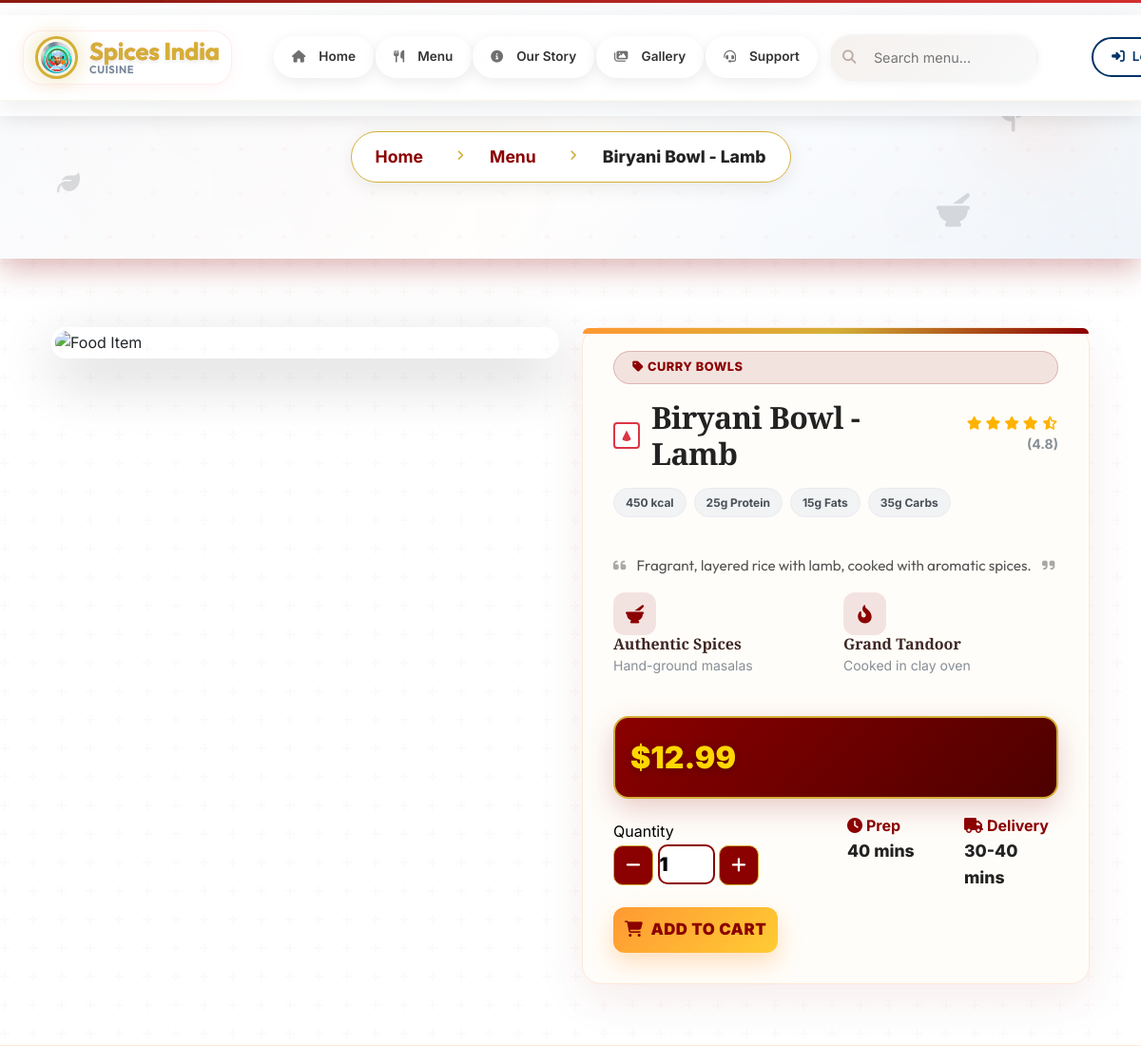
The app's page /menu/item/biryani-bowl-lamb/ (upper part), older data.
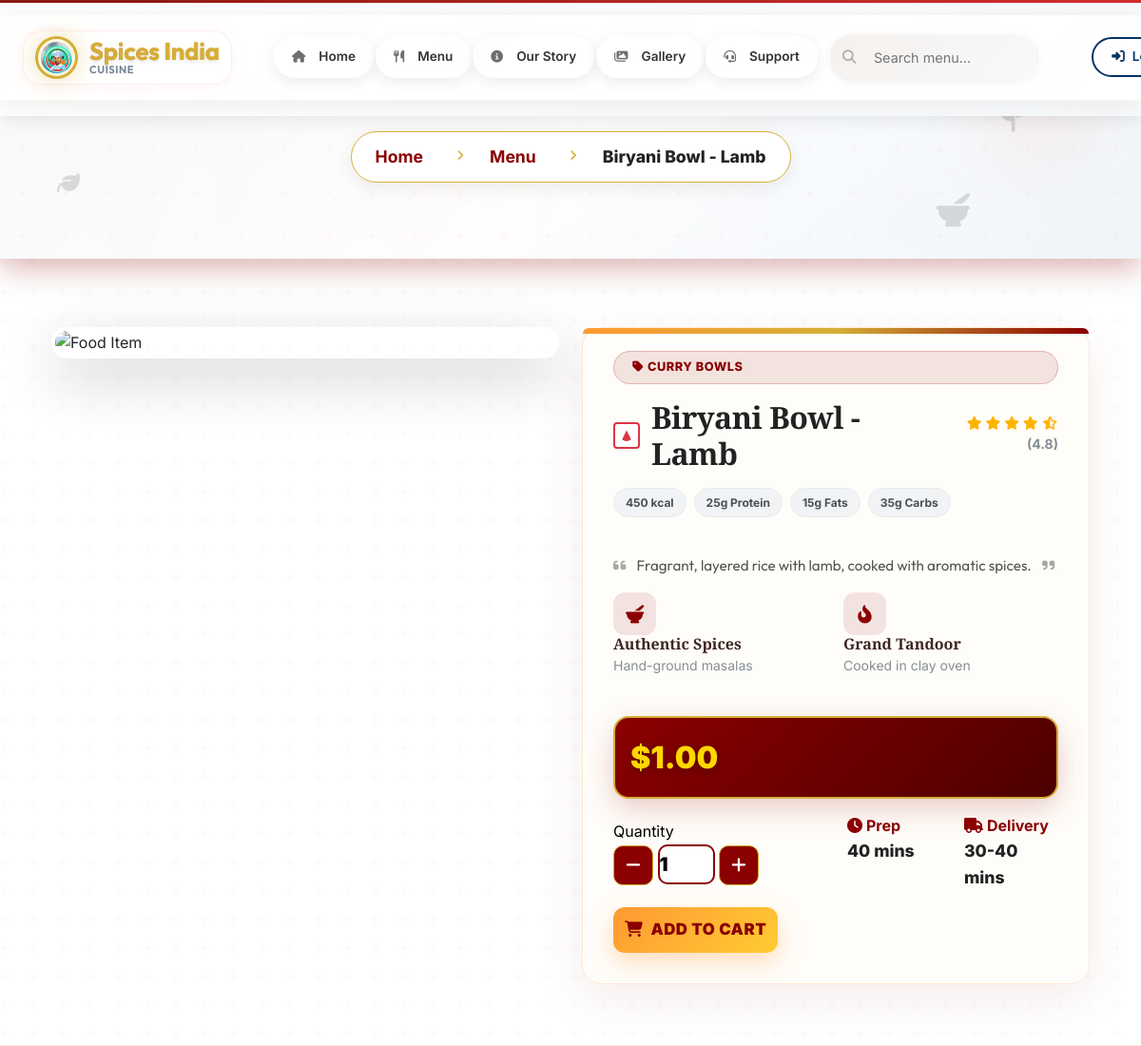
The same page, newer data.
### cafe/models.py (models this page shows, shortened)
class MenuItem(models.Model):
    name = models.CharField(max_length=100)
    slug = models.SlugField(max_length=100, unique=True)
    price = models.DecimalField(max_digits=6, decimal_places=2)
    category = models.ForeignKey(Category, on_delete=models.CASCADE, related_name='items')
    image = models.ImageField(upload_to='menu/', blank=True, null=True)
    image_url = models.URLField(blank=True, null=True, help_text="External image URL for menu item")
    description = models.TextField()
    ingredients = models.TextField(blank=True)
    available = models.BooleanField(default=True)
    discount = models.DecimalField(max_digits=5, decimal_places=2, default=0)
    is_featured = models.BooleanField(default=False)
    ITEM_TYPES = (
        ('veg', 'Veg'),
        ('non-veg', 'Non-Veg'),
    )
    item_type = models.CharField(max_length=10, choices=ITEM_TYPES, default='veg')
    preparation_time = models.PositiveIntegerField(default=15, help_text="Time in minutes")
    created_at = models.DateTimeField(auto_now_add=True)
    updated_at = models.DateTimeField(auto_now=True)
    class Meta:
        ordering = ['category', 'name']
    @property
    def discounted_price(self):
        if self.discount > 0:
            return self.price - (self.price * self.discount / 100)
        return self.price
    @property
    def has_discount(self):
        return self.discount > 0
    @property
    def get_image_url(self):
        if self.image:
            return self.image.url
        elif self.image_url:
            return self.image_url
        else:
            return 'https://images.unsplash.com/photo-1546069901-ba9599a7e63c?w=400&h=300&fit=crop'
    @property
    def is_vegetarian(self):
        if self.item_type == 'non-veg':
            return False
        non_veg_keywords = ['non-veg', 'non veg', 'meat', 'chicken', 'fish', 'egg']
        cat_name = self.category.name.lower()
        if any(keyword in cat_name for keyword in non_veg_keywords):
            return False
        return True
    @property
    def is_spicy(self):
        spicy_keywords = ['spicy', 'hot', 'chili', 'pepper', 'masala']
        return any(keyword in self.name.lower() or keyword in self.ingredients.lower()
                  for keyword in spicy_keywords)

class Category(models.Model):
    name = models.CharField(max_length=50, unique=True)
    slug = models.SlugField(max_length=50, unique=True)
    description = models.TextField(blank=True)
    image = models.ImageField(upload_to='categories/', blank=True)
    icon = models.CharField(max_length=50, default='fa-utensils', help_text="FontAwesome icon class (e.g., fa-pizza-slice, fa-coffee)")
    created_at = models.DateTimeField(auto_now_add=True)
    class Meta:
        verbose_name_plural = "Categories"
        ordering = ['name']

### cafe/views.py (the view)
# urls.py: path('menu/item/<slug:slug>/', views.MenuItemDetailView.as_view(), name='menu_item_detail'),
class MenuItemDetailView(DetailView):
    model = MenuItem
    template_name = 'cafe/menu_item_detail.html'
    context_object_name = 'item'
    def get_context_data(self, **kwargs):
        context = super().get_context_data(**kwargs)
        context['reviews'] = self.object.reviews.all()[:5]
        context['avg_rating'] = self.object.reviews.aggregate(Avg('rating'))['rating__avg']
        context['related_items'] = MenuItem.objects.filter(
            category=self.object.category,
            available=True
        ).exclude(id=self.object.id)[:4]
        if 'recently_viewed' not in self.request.session:
            self.request.session['recently_viewed'] = []
        recently_viewed = self.request.session['recently_viewed']
        item_id = str(self.object.id)
        if item_id in recently_viewed:
            recently_viewed.remove(item_id)
        recently_viewed.insert(0, item_id)
        recently_viewed = recently_viewed[:10]
        self.request.session['recently_viewed'] = recently_viewed
        self.request.session.modified = True
        recently_viewed_ids = [int(id) for id in recently_viewed if id != item_id]
        if recently_viewed_ids:
            context['recently_viewed_items'] = MenuItem.objects.filter(
                id__in=recently_viewed_ids[:4],
                available=True
            )
        else:
            context['recently_viewed_items'] = MenuItem.objects.none()
        return context

### cafe/context_processors.py (called while the page is built)
def cart_count(request):
    try:
        if request.user.is_authenticated:
            count = Cart.objects.filter(user=request.user).aggregate(
                total=Sum('quantity')
            )['total'] or 0
            return {'cart_count': count}
    except Exception:
        pass
    return {'cart_count': 0}

def notifications_context(request):
    try:
        if request.user.is_authenticated:
            unread_count = Notification.objects.filter(
                user=request.user,
                is_read=False
            ).count()
            return {'unread_notifications_count': unread_count}
    except Exception:
        pass
    return {'unread_notifications_count': 0}

### cafe/models.py (called while the page is built)
    @property
    def is_currently_active(self):
        from django.utils import timezone
        now = timezone.now()
        if not self.is_active:
            return False
        if self.start_date and now < self.start_date:
            return False
        if self.end_date and now > self.end_date:
            return False
        return True

### templates/cafe/menu_item_detail.html (shortened to what the changed rows need)
{% extends 'cafe/base.html' %}
{% load static %}
{% block content %}
<section class="item-hero">
    <div class="container text-center" style="position: relative; z-index: 2;">
        <nav aria-label="breadcrumb">
            <ol class="breadcrumb">
                <li class="breadcrumb-item"><a href="{% url 'home' %}">Home</a></li>
                <li class="breadcrumb-item"><a href="{% url 'menu' %}">Menu</a></li>
                <li class="breadcrumb-item active">{{ item.name }}</li>
            </ol>
        </nav>
    </div>
</section>
<section class="item-section">
    <div class="container">
        <div class="row">
            <div class="col-lg-6">
                <div class="details-card">
                    <span class="category-badge">
                        <i class="fas fa-tag me-1"></i>{{ item.category.name }}
                    </span>
                    <div class="d-flex align-items-center justify-content-between mb-3">
                        <div class="d-flex align-items-center">
                            <div class="dietary-indicator {% if item.is_vegetarian %}veg{% else %}non-veg{% endif %}"
                                title="{% if item.is_vegetarian %}Vegetarian{% else %}Non-Vegetarian{% endif %}">
                                <div class="dietary-dot"></div>
                            </div>
                            <h1 class="item-title mb-0">{{ item.name }}</h1>
                        </div>
                        <div class="text-end">
                        </div>
                    </div>
                    <div class="d-flex gap-2 mb-4">
                        <span class="nutrition-token">450 kcal</span>
                        <span class="nutrition-token">25g Protein</span>
                        <span class="nutrition-token">15g Fats</span>
                        <span class="nutrition-token">35g Carbs</span>
                    </div>
                    <p class="item-description">
                        <i class="fas fa-quote-left me-2 opacity-50"></i>
                        {{ item.description }}
                        <i class="fas fa-quote-right ms-2 opacity-50"></i>
                    </p>
                    <div class="row g-3 mb-4">
                        <div class="col-md-6">
                        </div>
                        <div class="col-md-6">
                        </div>
                    </div>
                    <div class="price-box">
                        {% if item.has_discount %}
                        <div class="price-original">${{ item.price }}</div>
                        <div class="price-current">${{ item.discounted_price }}</div>
                        <span class="discount-tag">
                            <i class="fas fa-fire me-1"></i>{{ item.discount }}% OFF
                        </span>
                        {% else %}
                        <div class="price-current">${{ item.price }}</div>
                        {% endif %}
                    </div>
                    {% if item.available %}
                    <div class="row align-items-center mb-3">
                        <div class="col-md-6">
                            <div class="quantity-section">
                                <div class="quantity-label">Quantity</div>
                                <div class="quantity-controls">
                                    <button class="qty-btn" id="decreaseBtn">
                                        <i class="fas fa-minus"></i>
                                    </button>
                                    <input type="number" class="qty-input" id="quantityInput" value="1" min="1" max="10"
                                        readonly>
                                    <button class="qty-btn" id="increaseBtn">
                                        <i class="fas fa-plus"></i>
                                    </button>
                                </div>
                            </div>
                        </div>
                        <div class="col-md-6">
                            <div class="row">
                                <div class="col-6">
                                    <div class="info-card">
                                        <div class="info-card-title">
                                            <i class="fas fa-clock me-1"></i>Prep
                                        </div>
                                        <p class="info-card-text">{{ item.preparation_time }} mins</p>
                                    </div>
                                </div>
                                <div class="col-6">
                                    <div class="info-card">
                                        <div class="info-card-title">
                                            <i class="fas fa-truck me-1"></i>Delivery
                                        </div>
                                        <p class="info-card-text">30-40 mins</p>
                                    </div>
                                </div>
                            </div>
                        </div>
                    </div>
                    <div class="row">
                        <div class="col-md-6 mb-2">
                            <button class="btn btn-add-cart" onclick="addToCart('{{ item.id }}')">
                                <i class="fas fa-shopping-cart me-2"></i>Add to Cart
                            </button>
                        </div>
                    </div>
                    {% else %}
                    <div class="alert alert-warning">
                        <i class="fas fa-exclamation-triangle me-2"></i>Currently Unavailable
                    </div>
                    {% endif %}
                </div>
            </div>
        </div>
    </div>
</section>
{% endblock %}

Row changes from the older to the newer data that the page shows:
changed MenuItem "Biryani Bowl - Lamb": price "12.99" → "1.00"
